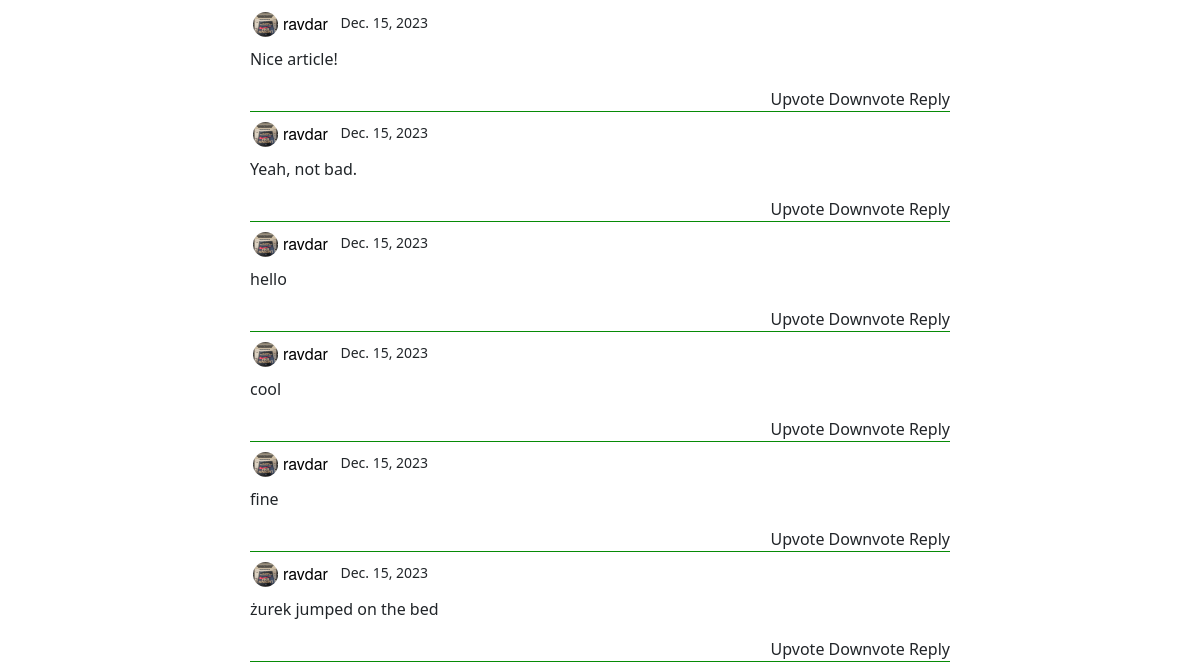
Page /different-code-documenting-strategies/ (lower part) on the earlier database version.
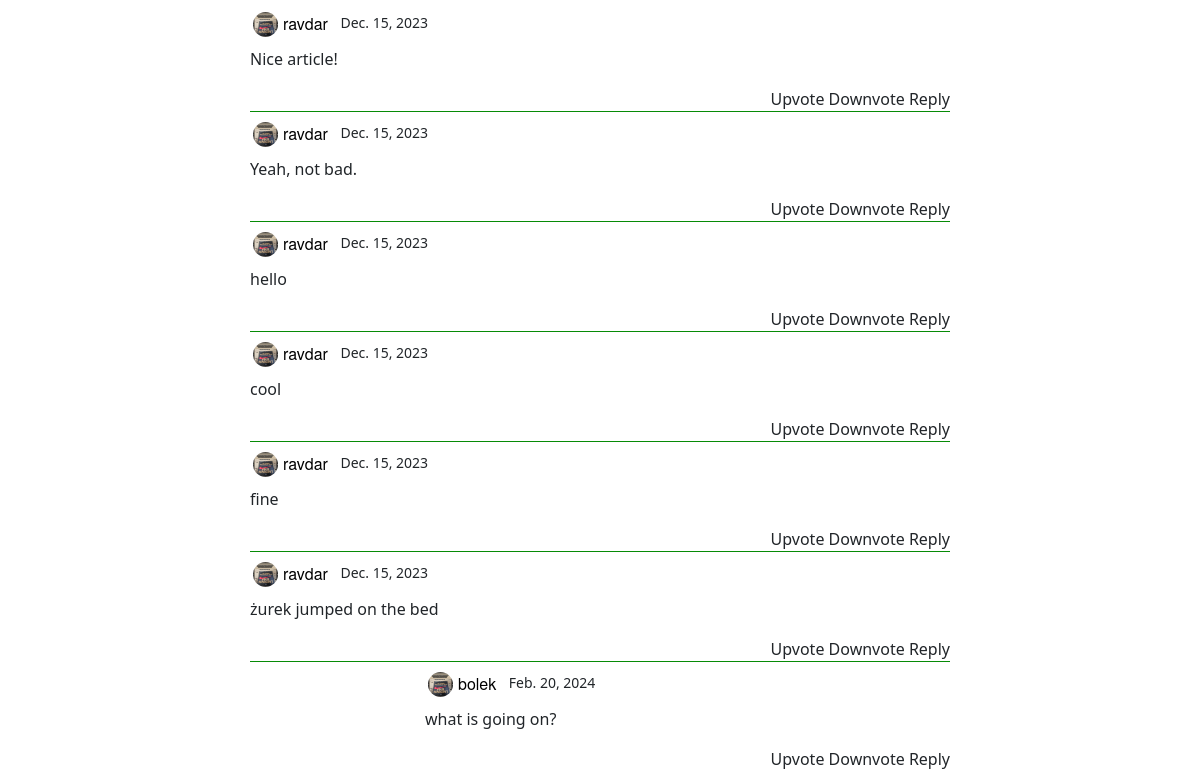
Same page on the later database version.
### mainapp/models.py (models this page shows, shortened)
class Comment(models.Model):
    owner = models.ForeignKey(User, on_delete=models.CASCADE)
    article = models.ForeignKey(Article, on_delete=models.CASCADE)
    text = models.TextField()
    publication_date = models.DateField()
    last_edit_date = models.DateField(null=True, blank=True)
    model_name = 'comment'

class Article(models.Model):
    owner = models.ForeignKey(User, on_delete=models.CASCADE)
    title = models.CharField(max_length=200)
    body = RichTextField(blank=True, null=True)
    publication_date = models.DateField()
    last_edit_date = models.DateField(null=True, blank=True)
    image = models.ImageField(null=True, blank=True, upload_to="images/")
    url = models.CharField(max_length=200, default='doesnotwork')
    model_name = 'article'
    upvotes = models.IntegerField(default=0)
    downvotes = models.IntegerField(default=0)
    total_votes = models.IntegerField(default=0)

class Subcomment(models.Model):
    owner = models.ForeignKey(User, on_delete=models.CASCADE)
    parent_comment = models.ForeignKey(Comment, related_name="subcomments", on_delete=models.CASCADE)
    text = models.TextField()
    publication_date = models.DateField()
    last_edit_date = models.DateField(null=True, blank=True)
    model_name = 'subcomment'

### users/models.py (models this page shows, shortened)
class Profile(models.Model):
    user = models.OneToOneField(User, on_delete=models.CASCADE)
    profile_picture = models.ImageField(null=True, blank=True, default="images/default_pp.jpg", upload_to="images/")

### mainapp/views.py (the view)
# urls.py: path("<str:article_url>/", views.read_article_view, name="read_article_view"),
def read_article_view(request, article_url):
    article = get_object_or_404(Article, url=article_url)
    comments = Comment.objects.filter(article=article)
    if request.method == "POST":
        form = NewComment(request.POST)
        if form.is_valid():
            new_comment = form.save(commit=False)
            new_comment.publication_date = timezone.now()
            new_comment.article = article
            new_comment.owner = request.user
            new_comment = form.save()
            comment_form = NewComment()
            subcomment_form = NewSubcomment()
    else:
        comment_form = NewComment()
        subcomment_form = NewSubcomment()
    return render(request, "mainapp/read_article_view.html", {"article":article, "comments":comments, "comment_form":comment_form, "subcomment_form":subcomment_form})

### mainapp/templates/mainapp/read_article_view.html (shortened to what this page needs)
{% extends "mainapp/base.html" %}
{% load widget_tweaks %}
{% block content %}
<div class="main-div">
    <div class="read-article-image">
        {% for comment in comments %}
        <div class="comment">
            <div class="main-comment">
                <div class="pp-and-author-r">
                    <div class="ppaa">
                        <a href="{% url 'mainapp:user_profile' comment.owner.username %}"><img
                                src="{{article.owner.profile.profile_picture.url}}" class="profile-picture-mini"></a>
                        <a href="{% url 'mainapp:user_profile' comment.owner.username %}">
                            {{comment.owner.username}}
                        </a>
                        <span class=" pub-date">{{comment.publication_date}}</span>
                    </div>
                </div>
                <p>{{comment.text}}</p>
                <div class="cmmatt">
                    <span>Upvote</span>
                    <span>Downvote</span>
                    <span>Reply</span>
                </div>
            </div>
            {% for subcomment in comment.subcomments.all %}
            <div class="subcomment">
                <div class="pp-and-author-r">
                    <div class="ppaa">
                        <a href="{% url 'mainapp:user_profile' subcomment.owner.username %}"><img
                                src="{{article.owner.profile.profile_picture.url}}" class="profile-picture-mini"></a>
                        <a href="{% url 'mainapp:user_profile' subcomment.owner.username %}">
                            {{subcomment.owner.username}}
                        </a>
                        <span class=" pub-date">{{subcomment.publication_date}}</span>
                    </div>
                </div>
                <p>{{subcomment.text}}</p>
                <div class="cmmatt">
                    <span>Upvote</span>
                    <span>Downvote</span>
                    <span onclick="displaySubcommentForm('{{ subcomment.id }}')">Reply</span>
                </div>
            </div>
            {% endfor %}
        </div>
        {% endfor %}
    </div>
</div>
{% endblock content %}

Differences in the rows shown:
added Subcomment: owner.profile.profile_picture (picture), owner.username "bolek", publication_date "Feb. 20, 2024", text "what is going on?", shown under Comment "żurek jumped on the bed"
